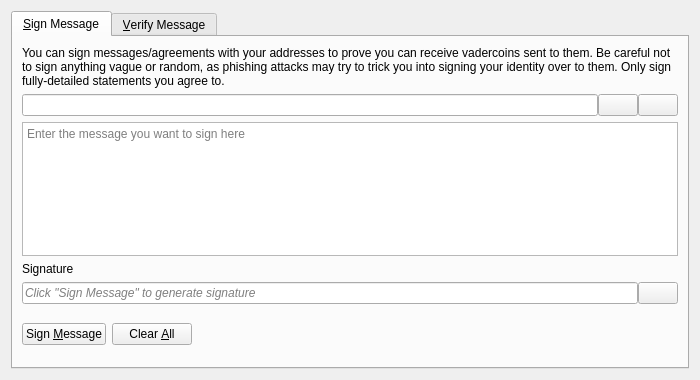
<?xml version="1.0" encoding="UTF-8"?>
<ui version="4.0">
 <class>SignVerifyMessageDialog</class>
 <widget class="QDialog" name="SignVerifyMessageDialog">
  <property name="geometry">
   <rect>
    <x>0</x>
    <y>0</y>
    <width>700</width>
    <height>380</height>
   </rect>
  </property>
  <property name="windowTitle">
   <string>Signatures - Sign / Verify a Message</string>
  </property>
  <property name="modal">
   <bool>true</bool>
  </property>
  <layout class="QVBoxLayout" name="verticalLayout">
   <item>
    <widget class="QTabWidget" name="tabWidget">
     <property name="currentIndex">
      <number>0</number>
     </property>
     <widget class="QWidget" name="tabSignMessage">
      <attribute name="title">
       <string>&amp;Sign Message</string>
      </attribute>
      <layout class="QVBoxLayout" name="verticalLayout_SM">
       <item>
        <widget class="QLabel" name="infoLabel_SM">
         <property name="text">
          <string>You can sign messages/agreements with your addresses to prove you can receive vadercoins sent to them. Be careful not to sign anything vague or random, as phishing attacks may try to trick you into signing your identity over to them. Only sign fully-detailed statements you agree to.</string>
         </property>
         <property name="textFormat">
          <enum>Qt::PlainText</enum>
         </property>
         <property name="wordWrap">
          <bool>true</bool>
         </property>
        </widget>
       </item>
       <item>
        <layout class="QHBoxLayout" name="horizontalLayout_1_SM">
         <property name="spacing">
          <number>0</number>
         </property>
         <item>
          <widget class="QValidatedLineEdit" name="addressIn_SM">
           <property name="toolTip">
            <string>The Vadercoin address to sign the message with</string>
           </property>
          </widget>
         </item>
         <item>
          <widget class="QPushButton" name="addressBookButton_SM">
           <property name="toolTip">
            <string>Choose previously used address</string>
           </property>
           <property name="text">
            <string/>
           </property>
           <property name="icon">
            <iconset resource="../vadercoin.qrc">
             <normaloff>:/icons/address-book</normaloff>:/icons/address-book</iconset>
           </property>
           <property name="shortcut">
            <string>Alt+A</string>
           </property>
           <property name="autoDefault">
            <bool>false</bool>
           </property>
          </widget>
         </item>
         <item>
          <widget class="QPushButton" name="pasteButton_SM">
           <property name="toolTip">
            <string>Paste address from clipboard</string>
           </property>
           <property name="text">
            <string/>
           </property>
           <property name="icon">
            <iconset resource="../vadercoin.qrc">
             <normaloff>:/icons/editpaste</normaloff>:/icons/editpaste</iconset>
           </property>
           <property name="shortcut">
            <string>Alt+P</string>
           </property>
           <property name="autoDefault">
            <bool>false</bool>
           </property>
          </widget>
         </item>
        </layout>
       </item>
       <item>
        <widget class="QPlainTextEdit" name="messageIn_SM">
         <property name="toolTip">
          <string>Enter the message you want to sign here</string>
         </property>
         <property name="placeholderText">
          <string>Enter the message you want to sign here</string>
         </property>
        </widget>
       </item>
       <item>
        <widget class="QLabel" name="signatureLabel_SM">
         <property name="text">
          <string>Signature</string>
         </property>
         <property name="textFormat">
          <enum>Qt::PlainText</enum>
         </property>
        </widget>
       </item>
       <item>
        <layout class="QHBoxLayout" name="horizontalLayout_2_SM">
         <property name="spacing">
          <number>0</number>
         </property>
         <item>
          <widget class="QLineEdit" name="signatureOut_SM">
           <property name="placeholderText">
            <string>Click "Sign Message" to generate signature</string>
           </property>
           <property name="font">
            <font>
             <italic>true</italic>
            </font>
           </property>
           <property name="readOnly">
            <bool>true</bool>
           </property>
          </widget>
         </item>
         <item>
          <widget class="QPushButton" name="copySignatureButton_SM">
           <property name="toolTip">
            <string>Copy the current signature to the system clipboard</string>
           </property>
           <property name="text">
            <string/>
           </property>
           <property name="icon">
            <iconset resource="../vadercoin.qrc">
             <normaloff>:/icons/editcopy</normaloff>:/icons/editcopy</iconset>
           </property>
           <property name="autoDefault">
            <bool>false</bool>
           </property>
          </widget>
         </item>
        </layout>
       </item>
       <item>
        <layout class="QHBoxLayout" name="horizontalLayout_3_SM">
         <item>
          <widget class="QPushButton" name="signMessageButton_SM">
           <property name="toolTip">
            <string>Sign the message to prove you own this Vadercoin address</string>
           </property>
           <property name="text">
            <string>Sign &amp;Message</string>
           </property>
           <property name="icon">
            <iconset resource="../vadercoin.qrc">
             <normaloff>:/icons/edit</normaloff>:/icons/edit</iconset>
           </property>
           <property name="autoDefault">
            <bool>false</bool>
           </property>
          </widget>
         </item>
         <item>
          <widget class="QPushButton" name="clearButton_SM">
           <property name="toolTip">
            <string>Reset all sign message fields</string>
           </property>
           <property name="text">
            <string>Clear &amp;All</string>
           </property>
           <property name="icon">
            <iconset resource="../vadercoin.qrc">
             <normaloff>:/icons/remove</normaloff>:/icons/remove</iconset>
           </property>
           <property name="autoDefault">
            <bool>false</bool>
           </property>
          </widget>
         </item>
         <item>
          <spacer name="horizontalSpacer_1_SM">
           <property name="orientation">
            <enum>Qt::Horizontal</enum>
           </property>
           <property name="sizeHint" stdset="0">
            <size>
             <width>40</width>
             <height>48</height>
            </size>
           </property>
          </spacer>
         </item>
         <item>
          <widget class="QLabel" name="statusLabel_SM">
           <property name="font">
            <font>
             <weight>75</weight>
             <bold>true</bold>
            </font>
           </property>
           <property name="text">
            <string/>
           </property>
           <property name="wordWrap">
            <bool>true</bool>
           </property>
          </widget>
         </item>
         <item>
          <spacer name="horizontalSpacer_2_SM">
           <property name="orientation">
            <enum>Qt::Horizontal</enum>
           </property>
           <property name="sizeHint" stdset="0">
            <size>
             <width>40</width>
             <height>48</height>
            </size>
           </property>
          </spacer>
         </item>
        </layout>
       </item>
      </layout>
     </widget>
     <widget class="QWidget" name="tabVerifyMessage">
      <attribute name="title">
       <string>&amp;Verify Message</string>
      </attribute>
      <layout class="QVBoxLayout" name="verticalLayout_VM">
       <item>
        <widget class="QLabel" name="infoLabel_VM">
         <property name="text">
          <string>Enter the receiver's address, message (ensure you copy line breaks, spaces, tabs, etc. exactly) and signature below to verify the message. Be careful not to read more into the signature than what is in the signed message itself, to avoid being tricked by a man-in-the-middle attack. Note that this only proves the signing party receives with the address, it cannot prove sendership of any transaction!</string>
         </property>
         <property name="textFormat">
          <enum>Qt::PlainText</enum>
         </property>
         <property name="alignment">
          <set>Qt::AlignLeading|Qt::AlignLeft|Qt::AlignTop</set>
         </property>
         <property name="wordWrap">
          <bool>true</bool>
         </property>
        </widget>
       </item>
       <item>
        <layout class="QHBoxLayout" name="horizontalLayout_1_VM">
         <property name="spacing">
          <number>0</number>
         </property>
         <item>
          <widget class="QValidatedLineEdit" name="addressIn_VM">
           <property name="toolTip">
            <string>The Vadercoin address the message was signed with</string>
           </property>
          </widget>
         </item>
         <item>
          <widget class="QPushButton" name="addressBookButton_VM">
           <property name="toolTip">
            <string>Choose previously used address</string>
           </property>
           <property name="text">
            <string/>
           </property>
           <property name="icon">
            <iconset resource="../vadercoin.qrc">
             <normaloff>:/icons/address-book</normaloff>:/icons/address-book</iconset>
           </property>
           <property name="shortcut">
            <string>Alt+A</string>
           </property>
           <property name="autoDefault">
            <bool>false</bool>
           </property>
          </widget>
         </item>
        </layout>
       </item>
       <item>
        <widget class="QPlainTextEdit" name="messageIn_VM">
          <property name="toolTip">
            <string>The signed message to verify</string>
          </property>
          <property name="placeholderText">
            <string>The signed message to verify</string>
          </property>
        </widget>
       </item>
       <item>
        <widget class="QValidatedLineEdit" name="signatureIn_VM">
          <property name="toolTip">
            <string>The signature given when the message was signed</string>
          </property>
          <property name="placeholderText">
            <string>The signature given when the message was signed</string>
          </property>
        </widget>
       </item>
       <item>
        <layout class="QHBoxLayout" name="horizontalLayout_2_VM">
         <item>
          <widget class="QPushButton" name="verifyMessageButton_VM">
           <property name="toolTip">
            <string>Verify the message to ensure it was signed with the specified Vadercoin address</string>
           </property>
           <property name="text">
            <string>Verify &amp;Message</string>
           </property>
           <property name="icon">
            <iconset resource="../vadercoin.qrc">
             <normaloff>:/icons/transaction_0</normaloff>:/icons/transaction_0</iconset>
           </property>
           <property name="autoDefault">
            <bool>false</bool>
           </property>
          </widget>
         </item>
         <item>
          <widget class="QPushButton" name="clearButton_VM">
           <property name="toolTip">
            <string>Reset all verify message fields</string>
           </property>
           <property name="text">
            <string>Clear &amp;All</string>
           </property>
           <property name="icon">
            <iconset resource="../vadercoin.qrc">
             <normaloff>:/icons/remove</normaloff>:/icons/remove</iconset>
           </property>
           <property name="autoDefault">
            <bool>false</bool>
           </property>
          </widget>
         </item>
         <item>
          <spacer name="horizontalSpacer_1_VM">
           <property name="orientation">
            <enum>Qt::Horizontal</enum>
           </property>
           <property name="sizeHint" stdset="0">
            <size>
             <width>40</width>
             <height>48</height>
            </size>
           </property>
          </spacer>
         </item>
         <item>
          <widget class="QLabel" name="statusLabel_VM">
           <property name="font">
            <font>
             <weight>75</weight>
             <bold>true</bold>
            </font>
           </property>
           <property name="text">
            <string/>
           </property>
           <property name="wordWrap">
            <bool>true</bool>
           </property>
          </widget>
         </item>
         <item>
          <spacer name="horizontalSpacer_2_VM">
           <property name="orientation">
            <enum>Qt::Horizontal</enum>
           </property>
           <property name="sizeHint" stdset="0">
            <size>
             <width>40</width>
             <height>48</height>
            </size>
           </property>
          </spacer>
         </item>
        </layout>
       </item>
      </layout>
     </widget>
    </widget>
   </item>
  </layout>
 </widget>
 <customwidgets>
  <customwidget>
   <class>QValidatedLineEdit</class>
   <extends>QLineEdit</extends>
   <header>qt/qvalidatedlineedit.h</header>
  </customwidget>
 </customwidgets>
 <resources>
  <include location="../vadercoin.qrc"/>
 </resources>
 <connections/>
</ui>
